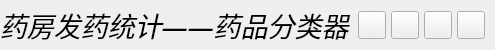
           <widget class="QFrame" name="contentTopBg">
            <property name="minimumSize">
             <size>
              <width>0</width>
              <height>50</height>
             </size>
            </property>
            <property name="maximumSize">
             <size>
              <width>16777215</width>
              <height>50</height>
             </size>
            </property>
            <property name="frameShape">
             <enum>QFrame::NoFrame</enum>
            </property>
            <property name="frameShadow">
             <enum>QFrame::Raised</enum>
            </property>
            <layout class="QHBoxLayout" name="horizontalLayout">
             <property name="spacing">
              <number>0</number>
             </property>
             <property name="leftMargin">
              <number>0</number>
             </property>
             <property name="topMargin">
              <number>0</number>
             </property>
             <property name="rightMargin">
              <number>10</number>
             </property>
             <property name="bottomMargin">
              <number>0</number>
             </property>
             <item>
              <widget class="QFrame" name="leftBox">
               <property name="sizePolicy">
                <sizepolicy hsizetype="Expanding" vsizetype="Preferred">
                 <horstretch>0</horstretch>
                 <verstretch>0</verstretch>
                </sizepolicy>
               </property>
               <property name="frameShape">
                <enum>QFrame::NoFrame</enum>
               </property>
               <property name="frameShadow">
                <enum>QFrame::Raised</enum>
               </property>
               <layout class="QHBoxLayout" name="horizontalLayout_3">
                <property name="spacing">
                 <number>0</number>
                </property>
                <property name="leftMargin">
                 <number>0</number>
                </property>
                <property name="topMargin">
                 <number>0</number>
                </property>
                <property name="rightMargin">
                 <number>0</number>
                </property>
                <property name="bottomMargin">
                 <number>0</number>
                </property>
                <item>
                 <widget class="QLabel" name="titleRightInfo">
                  <property name="sizePolicy">
                   <sizepolicy hsizetype="Preferred" vsizetype="Expanding">
                    <horstretch>0</horstretch>
                    <verstretch>0</verstretch>
                   </sizepolicy>
                  </property>
                  <property name="maximumSize">
                   <size>
                    <width>16777215</width>
                    <height>45</height>
                   </size>
                  </property>
                  <property name="font">
                   <font>
                    <family>Smiley Sans</family>
                    <pointsize>20</pointsize>
                    <weight>50</weight>
                    <italic>true</italic>
                    <bold>false</bold>
                   </font>
                  </property>
                  <property name="styleSheet">
                   <string notr="true">font: italic 20pt &quot;Smiley Sans&quot;;</string>
                  </property>
                  <property name="text">
                   <string>药房发药统计——药品分类器</string>
                  </property>
                  <property name="alignment">
                   <set>Qt::AlignLeading|Qt::AlignLeft|Qt::AlignVCenter</set>
                  </property>
                 </widget>
                </item>
               </layout>
              </widget>
             </item>
             <item alignment="Qt::AlignRight">
              <widget class="QFrame" name="rightButtons">
               <property name="minimumSize">
                <size>
                 <width>0</width>
                 <height>28</height>
                </size>
               </property>
               <property name="frameShape">
                <enum>QFrame::NoFrame</enum>
               </property>
               <property name="frameShadow">
                <enum>QFrame::Raised</enum>
               </property>
               <layout class="QHBoxLayout" name="horizontalLayout_2">
                <property name="spacing">
                 <number>5</number>
                </property>
                <property name="leftMargin">
                 <number>0</number>
                </property>
                <property name="topMargin">
                 <number>0</number>
                </property>
                <property name="rightMargin">
                 <number>0</number>
                </property>
                <property name="bottomMargin">
                 <number>0</number>
                </property>
                <item>
                 <widget class="QPushButton" name="settingsTopBtn">
                  <property name="minimumSize">
                   <size>
                    <width>28</width>
                    <height>28</height>
                   </size>
                  </property>
                  <property name="maximumSize">
                   <size>
                    <width>28</width>
                    <height>28</height>
                   </size>
                  </property>
                  <property name="cursor">
                   <cursorShape>PointingHandCursor</cursorShape>
                  </property>
                  <property name="toolTip">
                   <string/>
                  </property>
                  <property name="text">
                   <string/>
                  </property>
                  <property name="icon">
                   <iconset resource="resources.qrc">
                    <normaloff>:/icons/images/icons/icon_settings.png</normaloff>:/icons/images/icons/icon_settings.png</iconset>
                  </property>
                  <property name="iconSize">
                   <size>
                    <width>20</width>
                    <height>20</height>
                   </size>
                  </property>
                 </widget>
                </item>
                <item>
                 <widget class="QPushButton" name="minimizeAppBtn">
                  <property name="minimumSize">
                   <size>
                    <width>28</width>
                    <height>28</height>
                   </size>
                  </property>
                  <property name="maximumSize">
                   <size>
                    <width>28</width>
                    <height>28</height>
                   </size>
                  </property>
                  <property name="cursor">
                   <cursorShape>PointingHandCursor</cursorShape>
                  </property>
                  <property name="toolTip">
                   <string/>
                  </property>
                  <property name="text">
                   <string/>
                  </property>
                  <property name="icon">
                   <iconset resource="resources.qrc">
                    <normaloff>:/icons/images/icons/icon_minimize.png</normaloff>:/icons/images/icons/icon_minimize.png</iconset>
                  </property>
                  <property name="iconSize">
                   <size>
                    <width>20</width>
                    <height>20</height>
                   </size>
                  </property>
                 </widget>
                </item>
                <item>
                 <widget class="QPushButton" name="maximizeRestoreAppBtn">
                  <property name="minimumSize">
                   <size>
                    <width>28</width>
                    <height>28</height>
                   </size>
                  </property>
                  <property name="maximumSize">
                   <size>
                    <width>28</width>
                    <height>28</height>
                   </size>
                  </property>
                  <property name="font">
                   <font>
                    <family>Segoe UI</family>
                    <pointsize>10</pointsize>
                    <weight>50</weight>
                    <italic>false</italic>
                    <bold>false</bold>
                    <stylestrategy>PreferDefault</stylestrategy>
                   </font>
                  </property>
                  <property name="cursor">
                   <cursorShape>PointingHandCursor</cursorShape>
                  </property>
                  <property name="toolTip">
                   <string/>
                  </property>
                  <property name="text">
                   <string/>
                  </property>
                  <property name="icon">
                   <iconset resource="resources.qrc">
                    <normaloff>:/icons/images/icons/icon_maximize.png</normaloff>:/icons/images/icons/icon_maximize.png</iconset>
                  </property>
                  <property name="iconSize">
                   <size>
                    <width>20</width>
                    <height>20</height>
                   </size>
                  </property>
                 </widget>
                </item>
                <item>
                 <widget class="QPushButton" name="closeAppBtn">
                  <property name="minimumSize">
                   <size>
                    <width>28</width>
                    <height>28</height>
                   </size>
                  </property>
                  <property name="maximumSize">
                   <size>
                    <width>28</width>
                    <height>28</height>
                   </size>
                  </property>
                  <property name="cursor">
                   <cursorShape>PointingHandCursor</cursorShape>
                  </property>
                  <property name="toolTip">
                   <string/>
                  </property>
                  <property name="styleSheet">
                   <string notr="true"/>
                  </property>
                  <property name="text">
                   <string/>
                  </property>
                  <property name="icon">
                   <iconset resource="resources.qrc">
                    <normaloff>:/icons/images/icons/icon_close.png</normaloff>:/icons/images/icons/icon_close.png</iconset>
                  </property>
                  <property name="iconSize">
                   <size>
                    <width>20</width>
                    <height>20</height>
                   </size>
                  </property>
                 </widget>
                </item>
               </layout>
              </widget>
             </item>
            </layout>
           </widget>
